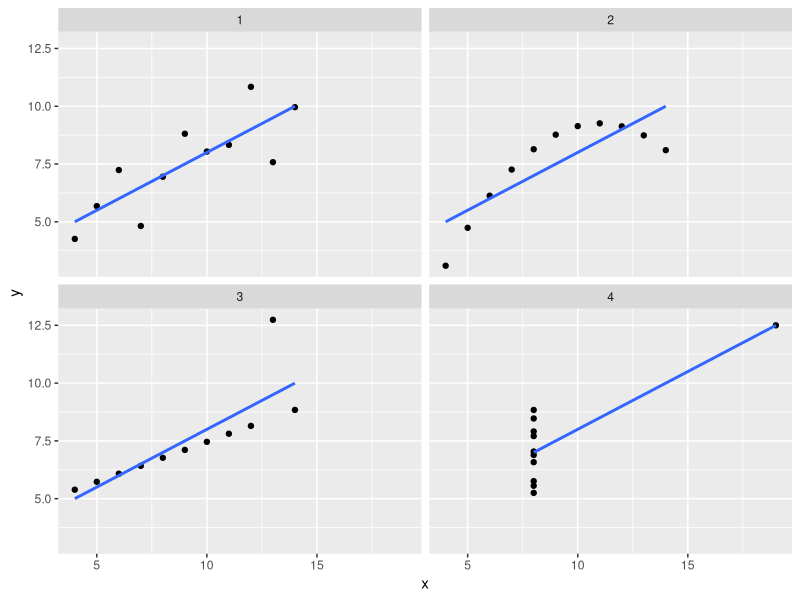

Source code (R):
library(tidyverse)
library(dplyr)
library(broom)

tidy_anscombe <- anscombe %>%
  pivot_longer(cols = everything(),
               names_to = c(".value", "set"),
               names_pattern = "(.)(.)")

ggplot(tidy_anscombe,
       aes(x = x,
           y = y)) +
  geom_point() + 
  facet_wrap(~set) +
  geom_smooth(method = "lm", se = FALSE)
#> `geom_smooth()` using formula 'y ~ x'
